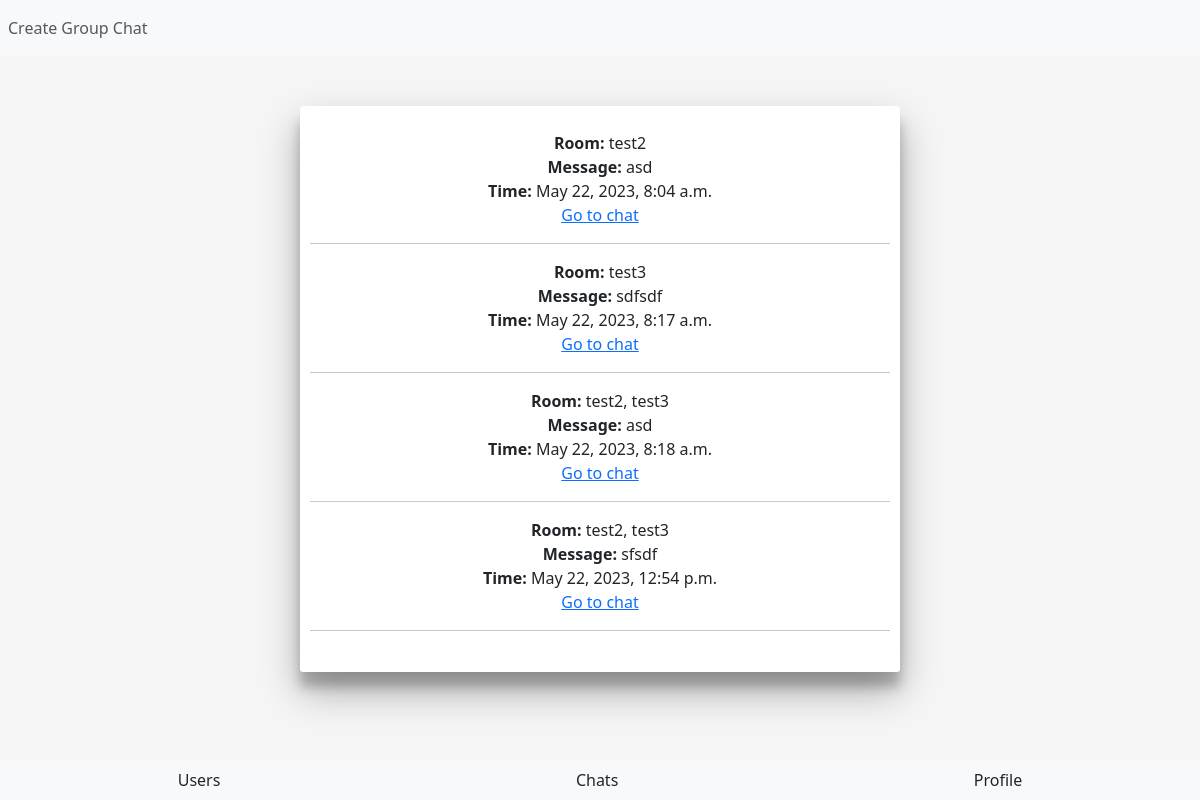
The page /chats/ (signed in) on the database its author committed.
### chatrooms/models.py (models this page shows)
class Chat(models.Model):
    content = models.CharField(max_length=1000)
    timestamp = models.DateTimeField(auto_now=True)
    user = models.ForeignKey(User, on_delete=models.CASCADE)
    room = models.ForeignKey('ChatRoom', on_delete=models.CASCADE)

### chatrooms/views.py (the view)
# urls.py: path('chats/', ChatsView.as_view(), name='chats'),
class ChatsView(LoginRequiredMixin, View):
    def get(self, request):
        chatrooms = ChatRoom.objects.filter(users=request.user).distinct()
        chats_with_recipients = []
        for room in chatrooms:
            chat = room.chat_set.order_by('-timestamp').first()
            recipients = room.users.exclude(id=request.user.id)
            if room.is_group:
                recipient_names = ', '.join([user.username for user in recipients.all()])
            else:
                recipient_names = recipients.first().username
            chats_with_recipients.append({'chat': chat, 'recipient_names': recipient_names, 'room_name': room.name})
        return render(request, 'chatrooms/chats.html', {'chats_with_recipients': chats_with_recipients})

### chatrooms/templates/chatrooms/chats.html
{% extends "chatrooms/base.html" %}
{% block navbar %}
<nav class="navbar navbar-expand-lg navbar-light bg-light">
    <div class="collapse navbar-collapse" id="navbarNavAltMarkup">
        <div class="navbar-nav">
            <a class="nav-link" href="{% url 'create_group_chat' %}">Create Group Chat</a>
        </div>
    </div>
</nav>
{% endblock %}
{% block content %}
<div class="container">
    {% if chats_with_recipients %}
    {% for item in chats_with_recipients %}
    <div>
        <strong>Room:</strong> {{ item.recipient_names }}<br>
        <strong>Message:</strong> {{ item.chat.content }}<br>
        <strong>Time:</strong> {{ item.chat.timestamp }}<br>
        <a href="{% url 'room' room_name=item.room_name %}">Go to chat</a>
    </div>
    <hr>
    {% endfor %}
    {% else %}
    <p>No messages yet.</p>
    {% endif %}
</div>
{% endblock %}
{% block footer %}
    {% include "chatrooms/footer.html" %}
{% endblock %}

### chatrooms/templates/chatrooms/base.html (shortened to what this page needs)
{% load bootstrap5 %}
{% bootstrap_css %}
{% load static %}
<!DOCTYPE html>
<html lang="en">
<head>
    <link rel="stylesheet" type="text/css" href="{% static 'style.css' %}">
</head>
<body>
{% block navbar %}
{% endblock %}
<main>
    {% block content %}{% endblock %}
</main>
<footer>
    {% block footer %} {% endblock %}
</footer>
</body>
</html>

### chatrooms/templates/chatrooms/footer.html
<nav class="navbar fixed-bottom navbar-light bg-light">
    <div class="d-flex justify-content-around w-100">
        <a class="nav-link" href="{% url 'user-list' %}">Users</a>
        {% if request.user.get_last_chatroom %}
        <a class="nav-link" href="{% url 'room' room_name=request.user.get_last_chatroom.name %}">Last
            Chat</a>
        {% else %}
        <a class="nav-link" href="{% url 'chats' %}">Chats</a>
        {% endif %}
        <a class="nav-link" href="{% url 'profile' %}">Profile</a>
    </div>
</nav>

### static/style.css (style rules this page uses)
body { background-color: #f5f5f5; }
.container { width: 50vw; margin: 50px auto; padding: 25px 10px; background-color: #ffffff; border-radius: 3px; text-align: center; box-shadow: 0 19px 38px rgba(0,0,0,0.30), 0 15px 12px rgba(0, 0, 0, 0.22); }

### rows shown on the page
Chat: recipient_names "test2", chat.content "asd", chat.timestamp "May 22, 2023, 8:04 a.m."
Chat: recipient_names "test3", chat.content "sdfsdf", chat.timestamp "May 22, 2023, 8:17 a.m."
Chat: recipient_names "test2, test3", chat.content "asd", chat.timestamp "May 22, 2023, 8:18 a.m."
Chat: recipient_names "test2, test3", chat.content "sfsdf", chat.timestamp "May 22, 2023, 12:54 p.m."
